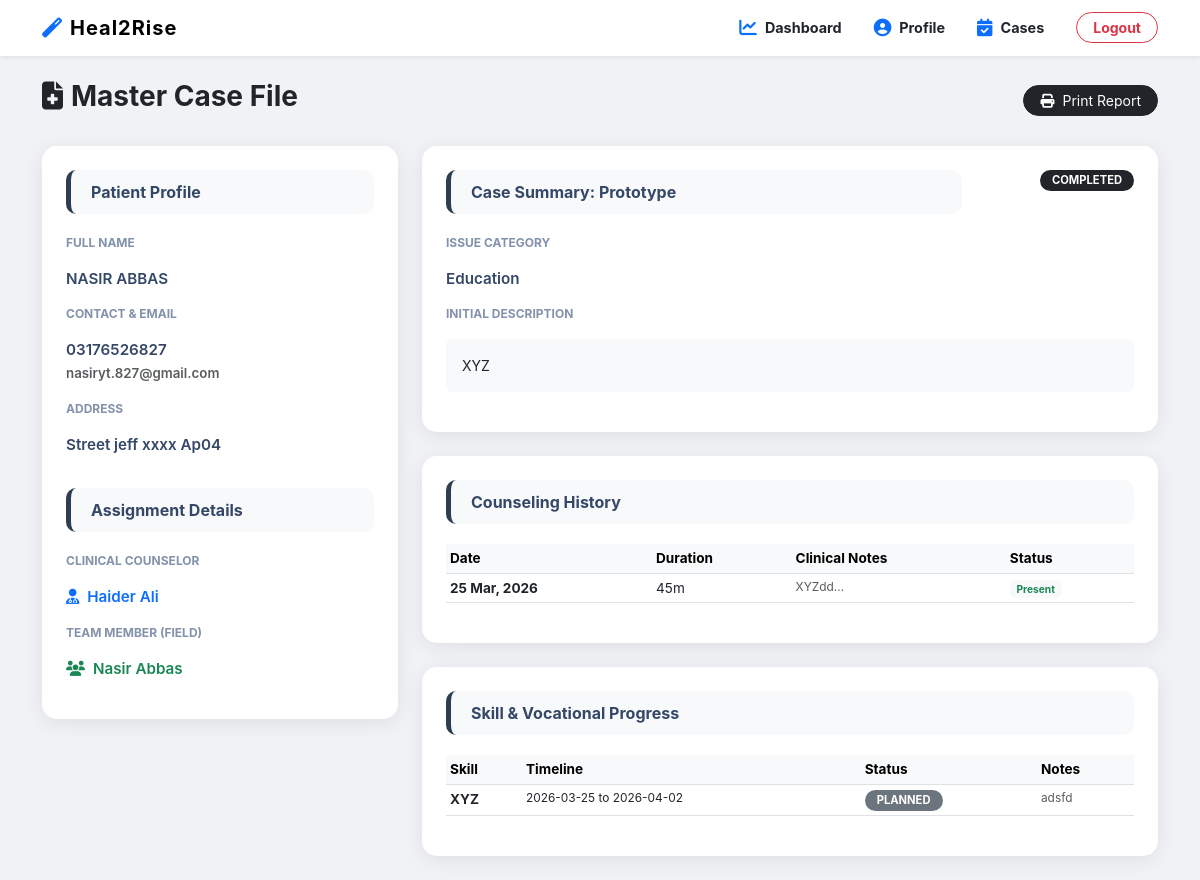
Screenshot of /ngo/ngo_case_details.php?case_id=4 (signed in) with the database file from the repository.
### tables this page shows
CREATE TABLE `cases` (
  `case_id` int(11) NOT NULL,
  `user_id` int(11) NOT NULL,
  `ngo_id` int(11) DEFAULT NULL,
  `team_member_id` int(11) DEFAULT NULL,
  `counselor_id` int(11) DEFAULT NULL,
  `case_title` varchar(150) DEFAULT NULL,
  `issue_category` varchar(100) DEFAULT NULL,
  `description` text DEFAULT NULL,
  `start_date` date NOT NULL,
  `status` enum('open','in_progress','rehabilitation','closed','rejected','completed') DEFAULT 'open',
  `closure_date` date DEFAULT NULL,
  `closure_reason` text DEFAULT NULL,
  `assigned_date` datetime DEFAULT current_timestamp(),
  `last_updated` datetime DEFAULT current_timestamp() ON UPDATE current_timestamp()
);

CREATE TABLE `users` (
  `id` int(11) NOT NULL,
  `full_name` varchar(100) NOT NULL,
  `username` varchar(50) NOT NULL,
  `email` varchar(100) NOT NULL,
  `password` varchar(255) NOT NULL,
  `dob` date DEFAULT NULL,
  `cnic` varchar(15) DEFAULT NULL,
  `contact_number` varchar(20) DEFAULT NULL,
  `address` text DEFAULT NULL,
  `is_active` tinyint(1) DEFAULT 1,
  `created_at` timestamp NOT NULL DEFAULT current_timestamp(),
  `updated_at` timestamp NOT NULL DEFAULT current_timestamp() ON UPDATE current_timestamp()
);

CREATE TABLE `counselors` (
  `id` int(11) NOT NULL,
  `full_name` varchar(100) NOT NULL,
  `email` varchar(100) NOT NULL,
  `phone` varchar(20) DEFAULT NULL,
  `specialization` varchar(100) DEFAULT NULL,
  `password` varchar(255) NOT NULL,
  `created_at` timestamp NOT NULL DEFAULT current_timestamp()
);

CREATE TABLE `team_members` (
  `team_member_id` int(11) NOT NULL,
  `full_name` varchar(100) NOT NULL,
  `email` varchar(100) NOT NULL,
  `password_hash` varchar(255) NOT NULL,
  `phone` varchar(20) DEFAULT NULL,
  `ngo_id` int(11) DEFAULT NULL,
  `expertise` varchar(150) DEFAULT NULL,
  `is_active` tinyint(1) DEFAULT 1,
  `created_at` datetime DEFAULT current_timestamp()
);

CREATE TABLE `counseling_sessions` (
  `session_id` int(11) NOT NULL,
  `case_id` int(11) NOT NULL,
  `session_date` datetime NOT NULL,
  `counselor_name` varchar(100) DEFAULT NULL,
  `duration_minutes` smallint(6) DEFAULT 45,
  `notes` text DEFAULT NULL,
  `attended` tinyint(1) DEFAULT 1,
  `next_suggested_date` date DEFAULT NULL,
  `created_at` datetime DEFAULT current_timestamp()
);

CREATE TABLE `skill_development` (
  `skill_id` int(11) NOT NULL,
  `case_id` int(11) NOT NULL,
  `skill_name` varchar(100) NOT NULL,
  `start_date` date DEFAULT NULL,
  `target_date` date DEFAULT NULL,
  `completion_date` date DEFAULT NULL,
  `status` enum('planned','in_progress','completed','dropped') DEFAULT 'planned',
  `notes` text DEFAULT NULL
);

### ngo/ngo_case_details.php (the view, shortened to what this page needs)
<?php
include('../config.php');
$ngo_id = $_SESSION['id'];
$case_id = isset($_GET['case_id']) ? intval($_GET['case_id']) : 0;
$query = "
    SELECT c.*,
           u.full_name as patient_name, u.email as patient_email, u.contact_number, u.address, u.dob,
           t.full_name as member_name, t.phone as member_phone,
           cn.full_name as counselor_name, cn.phone as counselor_phone
    FROM cases c
    LEFT JOIN users u ON c.user_id = u.id
    LEFT JOIN team_members t ON c.team_member_id = t.team_member_id
    LEFT JOIN counselors cn ON c.counselor_id = cn.id
    WHERE c.case_id = ? AND c.ngo_id = ?
";
$stmt = $conn->prepare($query);
$stmt->bind_param("ii", $case_id, $ngo_id);
$stmt->execute();
$case = $stmt->get_result()->fetch_assoc();
$sessions_sql = "SELECT * FROM counseling_sessions WHERE case_id = ? ORDER BY session_date DESC";
$s_stmt = $conn->prepare($sessions_sql);
$s_stmt->bind_param("i", $case_id);
$s_stmt->execute();
$sessions_res = $s_stmt->get_result();
$skills_sql = "SELECT * FROM skill_development WHERE case_id = ? ORDER BY start_date DESC";
$sk_stmt = $conn->prepare($skills_sql);
$sk_stmt->bind_param("i", $case_id);
$sk_stmt->execute();
$skills_res = $sk_stmt->get_result();
?>
<!DOCTYPE html>
<html lang="en">
<head>
    <link href="https://cdn.jsdelivr.net/npm/bootstrap@5.3.0/dist/css/bootstrap.min.css" rel="stylesheet">
    <link rel="stylesheet" href="https://cdnjs.cloudflare.com/ajax/libs/font-awesome/6.4.0/css/all.min.css">
</head>
<body>
<?php include('navbar.php'); ?>
<div class="container py-4">
    <div class="d-flex justify-content-between align-items-center mb-4">
        <h3 class="fw-bold text-dark"><i class="fas fa-file-medical me-2"></i>Master Case File</h3>
        <button onclick="window.print()" class="btn btn-dark btn-sm rounded-pill px-3"><i class="fas fa-print me-2"></i>Print Report</button>
    </div>
    <div class="row g-4">
        <div class="col-lg-4">
            <div class="card master-card p-4 mb-4">
                <div class="section-header">Patient Profile</div>
                <div class="row">
                    <div class="col-12">
                        <p class="label-text">Full Name</p>
                        <p class="value-text"><?= htmlspecialchars($case['patient_name']) ?></p>
                        <p class="label-text">Contact & Email</p>
                        <p class="value-text"><?= htmlspecialchars($case['contact_number']) ?><br><span class="small text-muted"><?= htmlspecialchars($case['patient_email']) ?></span></p>
                        <p class="label-text">Address</p>
                        <p class="value-text small"><?= htmlspecialchars($case['address'] ?: 'N/A') ?></p>
                    </div>
                </div>
                <div class="section-header mt-3">Assignment Details</div>
                <p class="label-text">Clinical Counselor</p>
                <p class="value-text text-primary"><i class="fas fa-user-md me-2"></i><?= $case['counselor_name'] ?: 'Unassigned' ?></p>
                <p class="label-text">Team Member (Field)</p>
                <p class="value-text text-success"><i class="fas fa-users me-2"></i><?= $case['member_name'] ?: 'Unassigned' ?></p>
            </div>
        </div>
        <div class="col-lg-8">
            <div class="card master-card p-4 mb-4">
                <div class="d-flex justify-content-between align-items-start">
                    <div class="section-header w-75">Case Summary: <?= htmlspecialchars($case['case_title']) ?></div>
                    <span class="badge bg-dark status-badge"><?= strtoupper($case['status']) ?></span>
                </div>
                <p class="label-text">Issue Category</p>
                <p class="value-text"><?= htmlspecialchars($case['issue_category']) ?></p>
                <p class="label-text">Initial Description</p>
                <div class="p-3 bg-light rounded small mb-3"><?= nl2br(htmlspecialchars($case['description'])) ?></div>
            </div>
            <div class="card master-card p-4 mb-4">
                <div class="section-header">Counseling History</div>
                <div class="table-responsive">
                    <table class="table table-sm table-hover table-custom">
                        <thead class="table-light">
                            <tr>
                                <th>Date</th>
                                <th>Duration</th>
                                <th>Clinical Notes</th>
                                <th>Status</th>
                            </tr>
                        </thead>
                        <tbody>
                            <?php if($sessions_res->num_rows > 0): ?>
                                <?php while($s = $sessions_res->fetch_assoc()): ?>
                                <tr>
                                    <td class="text-nowrap fw-bold"><?= date('d M, Y', strtotime($s['session_date'])) ?></td>
                                    <td><?= $s['duration_minutes'] ?>m</td>
                                    <td class="small text-muted"><?= substr(htmlspecialchars($s['notes']), 0, 100) ?>...</td>
                                    <td><span class="badge <?= $s['attended'] ? 'bg-light text-success' : 'bg-light text-danger' ?>"><?= $s['attended'] ? 'Present' : 'Missed' ?></span></td>
                                </tr>
                                <?php endwhile; ?>
                            <?php else: ?>
                                <tr><td colspan="4" class="text-center text-muted">No sessions logged yet.</td></tr>
                            <?php endif; ?>
                        </tbody>
                    </table>
                </div>
            </div>
            <div class="card master-card p-4">
                <div class="section-header">Skill & Vocational Progress</div>
                <div class="table-responsive">
                    <table class="table table-sm table-hover table-custom">
                        <thead class="table-light">
                            <tr>
                                <th>Skill</th>
                                <th>Timeline</th>
                                <th>Status</th>
                                <th>Notes</th>
                            </tr>
                        </thead>
                        <tbody>
                            <?php if($skills_res->num_rows > 0): ?>
                                <?php while($sk = $skills_res->fetch_assoc()): ?>
                                <tr>
                                    <td class="fw-bold"><?= htmlspecialchars($sk['skill_name']) ?></td>
                                    <td class="small"><?= $sk['start_date'] ?> to <?= $sk['target_date'] ?: 'Ongoing' ?></td>
                                    <td><span class="badge bg-secondary status-badge"><?= strtoupper($sk['status']) ?></span></td>
                                    <td class="small text-muted"><?= htmlspecialchars($sk['notes']) ?></td>
                                </tr>
                                <?php endwhile; ?>
                            <?php else: ?>
                                <tr><td colspan="4" class="text-center text-muted">No skills being tracked.</td></tr>
                            <?php endif; ?>
                        </tbody>
                    </table>
                </div>
            </div>
        </div>
    </div>
</div>
</body>
</html>

### ngo/ngo_case_details.php (style rules this page uses)
body { background-color: #f0f2f5; font-family: 'Inter', sans-serif; }
.master-card { border: none; border-radius: 15px; box-shadow: 0 4px 20px rgba(0,0,0,0.08); background: white; }
.section-header { background: #f8f9fa; padding: 10px 20px; border-radius: 10px; font-weight: 700; color: #344767; margin-bottom: 20px; border-left: 5px solid #2c3e50; }
.label-text { font-size: 0.75rem; text-transform: uppercase; color: #8392ab; font-weight: 700; }
.value-text { font-size: 0.95rem; color: #344767; font-weight: 600; margin-bottom: 15px; }
.table-custom { font-size: 0.85rem; }
.status-badge { font-size: 0.7rem; padding: 5px 12px; border-radius: 50px; }

### rows the page displays
cases: user.full_name "NASIR ABBAS", user.contact_number "03176526827", user.email "nasiryt.827@gmail.com", user.address "Street jeff xxxx Ap04", counselor.full_name "Haider Ali", team_member.full_name "Nasir Abbas", case_title "Prototype", status "COMPLETED", issue_category "Education", description "XYZ"
counseling_sessions: session_date "25 Mar, 2026", duration_minutes "45", notes "XYZdd", attended "Present"
skill_development: skill_name "XYZ", start_date "2026-03-25", target_date "2026-04-02", status "PLANNED", notes "adsfd"
